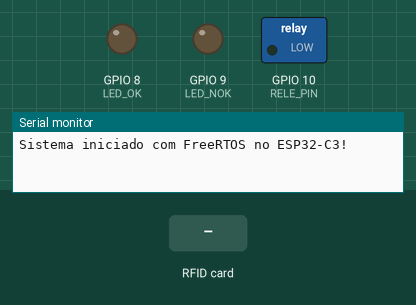
Simulated run of this sketch. Board: ESP32. Parts: switched loads named in the sketch (green lamp = pin HIGH), output pins drawn as LEDs (lit = HIGH), the last lines printed to the serial monitor. Dashed ring = blinking. Inputs (shaded band) come from the test bench.

Above: at 2.2 s.
2.3 s: RFID card 5E 7A 19 C4 held to the reader
At 2.5 s:
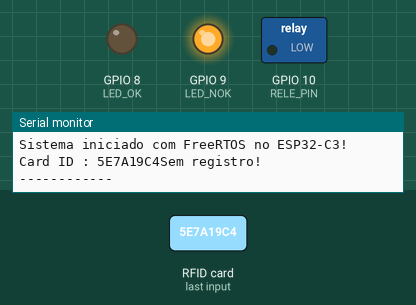
At 53.21 s:
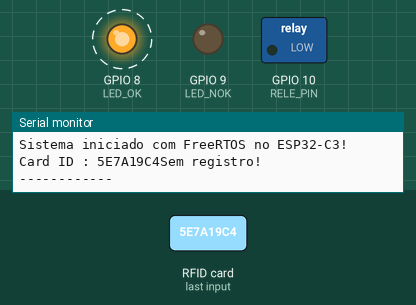
Timing chart, 0 to 54.8 s (numbered marks = the images above; inputs shaded):
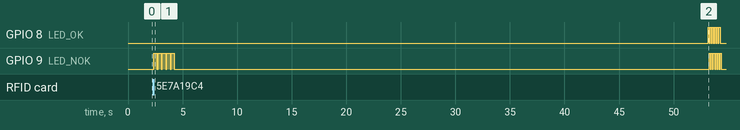

The sketch:

TravaRFID_ESP32C3_FreeRTOS.ino
```cpp
#include <SPI.h>
#include <MFRC522.h>

// Pinos recomendados para SPI e controle no ESP32-C3 Super Mini
// (Ajuste conforme a sua pinagem física exata)
#define SS_PIN    7   // GPIO 7 (CS / SS)
#define RST_PIN   2   // GPIO 2 (RST)
#define SCK_PIN   4   // GPIO 4 (SCK)
#define MISO_PIN  5   // GPIO 5 (MISO)
#define MOSI_PIN  6   // GPIO 6 (MOSI)

#define RELE_PIN  10  // GPIO 10
#define LED_OK    8   // GPIO 8
#define LED_NOK   9   // GPIO 9

MFRC522 mfrc522(SS_PIN, RST_PIN);

// Lista de cartões autorizados
String card_list[13] = {
  /* Coloque os códigos das TAGS aqui */
};

// Estrutura para enviar o resultado da leitura do RFID via Fila do FreeRTOS
struct CardMessage {
  bool authorized;
  char uid[17];
};

// Handles para as Tarefas e Fila do FreeRTOS
QueueHandle_t cardQueue;
TaskHandle_t TaskRFIDHandle;
TaskHandle_t TaskControlHandle;

// Protótipos das Tarefas
void vTaskRFID(void *pvParameters);
void vTaskControl(void *pvParameters);
String getCardNumber();

void setup() {
  Serial.begin(115200);
  delay(1000);

  // Inicializa o barramento SPI com os pinos definidos para o ESP32-C3
  SPI.begin(SCK_PIN, MISO_PIN, MOSI_PIN, SS_PIN);
  mfrc522.PCD_Init();

  pinMode(RELE_PIN, OUTPUT);
  pinMode(LED_OK, OUTPUT);
  pinMode(LED_NOK, OUTPUT);

  digitalWrite(RELE_PIN, LOW);
  digitalWrite(LED_OK, LOW);
  digitalWrite(LED_NOK, LOW);

  // Cria uma fila para até 5 mensagens de cartões pendentes
  cardQueue = xQueueCreate(5, sizeof(CardMessage));

  if (cardQueue == NULL) {
    Serial.println("Erro ao criar a fila do FreeRTOS!");
  }

  // Criação das Tarefas do FreeRTOS
  // Task 1: Lê o leitor RFID (prioridade média)
  xTaskCreate(
    vTaskRFID,          // Função da tarefa
    "Task_RFID",        // Nome descritivo
    4096,               // Tamanho da pilha (Stack em words)
    NULL,               // Parâmetro de entrada
    2,                  // Prioridade (maior que a de controle)
    &TaskRFIDHandle     // Handle da tarefa
  );

  // Task 2: Controla LEDs, relés, contadores e animações (prioridade baixa)
  xTaskCreate(
    vTaskControl,
    "Task_Control",
    4096,
    NULL,
    1,
    &TaskControlHandle
  );

  Serial.println("Sistema iniciado com FreeRTOS no ESP32-C3!");
}

void loop() {
  // No ESP32 com FreeRTOS, o loop() principal fica vazio ou pode ser deletado.
  // O FreeRTOS gerencia tudo através das Tasks criadas no setup().
  vTaskDelete(NULL);
}

// -----------------------------------------------------------------
// TAREFA 1: Monitora o leitor RFID de forma contínua
// -----------------------------------------------------------------
void vTaskRFID(void *pvParameters) {
  TickType_t xLastWakeTime;
  const TickType_t xFrequency = pdMS_TO_TICKS(100); // Verifica a cada 100ms
  xLastWakeTime = xTaskGetTickCount();

  while (1) {
    // Verifica se há nova tag presente
    if (mfrc522.PICC_IsNewCardPresent() && mfrc522.PICC_ReadCardSerial()) {
      String card_num = getCardNumber();

      bool authorized = false;
      int total_card = sizeof(card_list) / sizeof(card_list[0]);

      for (int i = 0; i < total_card; i++) {
        if (card_num.equals(card_list[i])) {
          authorized = true;
          break;
        }
      }

      // Preenche a estrutura para enviar via Fila
      CardMessage msg;
      msg.authorized = authorized;
      card_num.toCharArray(msg.uid, sizeof(msg.uid));

      // Envia a mensagem para a Fila (espera até 50ms se a fila estiver cheia)
      xQueueSend(cardQueue, &msg, pdMS_TO_TICKS(50));

      // Pequeno delay para evitar leituras duplas instantâneas da mesma tag
      vTaskDelay(pdMS_TO_TICKS(1000));
    }

    // Mantém a tarefa rodando de forma cadenciada sem sobrecarregar a CPU
    vTaskDelayUntil(&xLastWakeTime, xFrequency);
  }
}

// -----------------------------------------------------------------
// TAREFA 2: Controla relés, animações de LED e o contador periódico
// -----------------------------------------------------------------
void vTaskControl(void *pvParameters) {
  CardMessage receivedMsg;
  unsigned long counterTicks = 0;

  while (1) {
    // 1. Verifica se chegou algum evento de cartão na Fila (aguarda 100ms por ciclo)
    if (xQueueReceive(cardQueue, &receivedMsg, pdMS_TO_TICKS(100)) == pdPASS) {
      if (receivedMsg.authorized) {
        Serial.print("Card ID : ");
        Serial.println(receivedMsg.uid);
        Serial.println("Entrada liberada!");
        Serial.println("------------");

        // Sequência de liberação (com vTaskDelay para não travar o sistema)
        digitalWrite(RELE_PIN, HIGH);
        digitalWrite(LED_OK, HIGH);
        vTaskDelay(pdMS_TO_TICKS(300));

        digitalWrite(RELE_PIN, LOW);
        digitalWrite(LED_OK, LOW);
        vTaskDelay(pdMS_TO_TICKS(100));

        for (int i = 1; i <= 4; i++) {
          digitalWrite(LED_OK, HIGH);
          vTaskDelay(pdMS_TO_TICKS(300));
          digitalWrite(LED_OK, LOW);
          vTaskDelay(pdMS_TO_TICKS(100));
        }
      } else {
        Serial.print("Card ID : ");
        Serial.print(receivedMsg.uid);
        Serial.println("Sem registro!");
        Serial.println("------------");

        // Sequência de acesso negado
        for (int i = 1; i <= 5; i++) {
          digitalWrite(LED_NOK, HIGH);
          vTaskDelay(pdMS_TO_TICKS(300));
          digitalWrite(LED_NOK, LOW);
          vTaskDelay(pdMS_TO_TICKS(100));
        }
      }
    } else {
      // 2. Se nenhum cartão foi lido, gerencia o contador periódico (~50 segundos)
      counterTicks++;
      if (counterTicks >= 500) { // 500 ciclos * 100ms = 50 segundos
        counterTicks = 0;

        // Pisca os LEDs alternadamente
        for (int i = 0; i < 6; i++) {
          digitalWrite(LED_OK, HIGH);
          digitalWrite(LED_NOK, LOW);
          vTaskDelay(pdMS_TO_TICKS(100));
          digitalWrite(LED_OK, LOW);
          digitalWrite(LED_NOK, HIGH);
          vTaskDelay(pdMS_TO_TICKS(100));
        }
        digitalWrite(LED_NOK, LOW);
      }
    }
  }
}

// Função auxiliar para extrair o UID do cartão
String getCardNumber() {
  String UID = "";
  for (byte i = 0; i < mfrc522.uid.size; i++) {
    UID += String(mfrc522.uid.uidByte[i] < 0x10 ? "0" : "");
    UID += String(mfrc522.uid.uidByte[i], HEX);
  }
  UID.toUpperCase();
  return UID;
}
```
